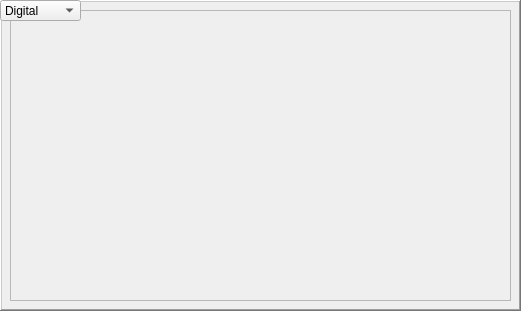
          <widget class="QFrame" name="output_image">
           <property name="geometry">
            <rect>
             <x>10</x>
             <y>8</y>
             <width>521</width>
             <height>311</height>
            </rect>
           </property>
           <property name="cursor">
            <cursorShape>CrossCursor</cursorShape>
           </property>
           <property name="mouseTracking">
            <bool>true</bool>
           </property>
           <property name="tabletTracking">
            <bool>true</bool>
           </property>
           <property name="frameShape">
            <enum>QFrame::WinPanel</enum>
           </property>
           <property name="frameShadow">
            <enum>QFrame::Raised</enum>
           </property>
           <widget class="QComboBox" name="output_select">
            <property name="geometry">
             <rect>
              <x>0</x>
              <y>0</y>
              <width>81</width>
              <height>21</height>
             </rect>
            </property>
            <item>
             <property name="text">
              <string>Digital</string>
             </property>
            </item>
            <item>
             <property name="text">
              <string>Charge</string>
             </property>
            </item>
            <item>
             <property name="text">
              <string>Sky</string>
             </property>
            </item>
            <item>
             <property name="text">
              <string>DC</string>
             </property>
            </item>
            <item>
             <property name="text">
              <string>QE</string>
             </property>
            </item>
            <item>
             <property name="text">
              <string>Bias</string>
             </property>
            </item>
            <item>
             <property name="text">
              <string>PRNU</string>
             </property>
            </item>
            <item>
             <property name="text">
              <string>DNFP</string>
             </property>
            </item>
           </widget>
           <widget class="QWidget" name="horizontalLayoutWidget_14">
            <property name="geometry">
             <rect>
              <x>10</x>
              <y>10</y>
              <width>501</width>
              <height>291</height>
             </rect>
            </property>
            <layout class="QHBoxLayout" name="image_box">
             <property name="spacing">
              <number>0</number>
             </property>
             <item>
              <widget class="QFrame" name="image_frame">
               <property name="mouseTracking">
                <bool>true</bool>
               </property>
               <property name="tabletTracking">
                <bool>true</bool>
               </property>
               <property name="frameShape">
                <enum>QFrame::StyledPanel</enum>
               </property>
               <property name="frameShadow">
                <enum>QFrame::Raised</enum>
               </property>
              </widget>
             </item>
            </layout>
           </widget>
           <zorder>horizontalLayoutWidget_14</zorder>
           <zorder>output_select</zorder>
          </widget>
